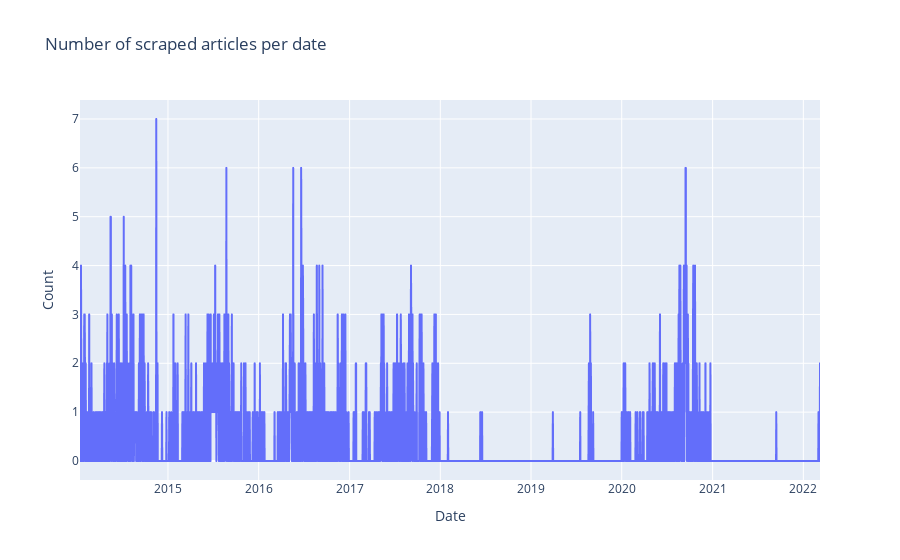

Source (notebook cell):
### Code cell
fig = plot_articles_per_date(df_location)
fig.show()

### Figure 1 — Plotly figure (JSON) as saved in the notebook; plotly's stock layout.template omitted (floating-point values rounded to 4 significant figures; data arrays with more than 128 entries replaced by an {"elided": "..."} marker saying what was removed)
{"data": [{"hovertemplate": "Date=%{x}<br>Count=%{y}<extra></extra>", "legendgroup": "", "line": {"color": "#636efa", "dash": "solid"}, "marker": {"symbol": "circle"}, "mode": "lines", "name": "", "showlegend": false, "type": "scattergl", "x": {"elided": "2979 str values"}, "xaxis": "x", "y": {"elided": "2979 int values"}, "yaxis": "y"}], "layout": {"legend": {"tracegroupgap": 0}, "title": {"text": "Number of scraped articles per date"}, "xaxis": {"anchor": "y", "domain": [0, 1], "title": {"text": "Date"}}, "yaxis": {"anchor": "x", "domain": [0, 1], "title": {"text": "Count"}}}}
